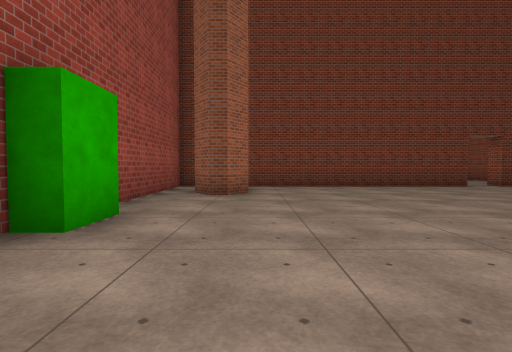
View 1 (above)

17 first-person views from a walk through a scene from a Unity 3-D project. The camera is 1.2 m above the floor, tilts 2° down and sees 85° across. Doors are open. The floor is counted in squares, 2 m on a side. Each view is taken from the middle of a square. On the plan, view 1 faces up. The plan holds only what a view shows up to about 9 squares ahead; the rest is blank. The place goes on beyond the plan. The player character is not drawn. Some animated figures are left out. Surface patterns are stand-ins for the level's own textures.

View 2
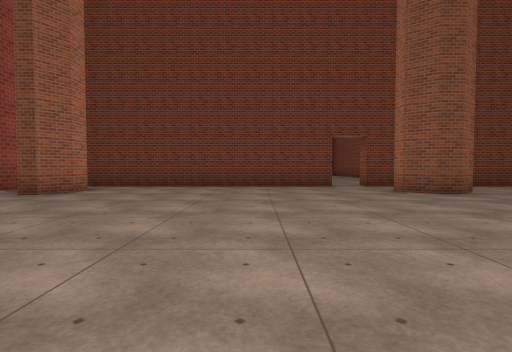

View 3
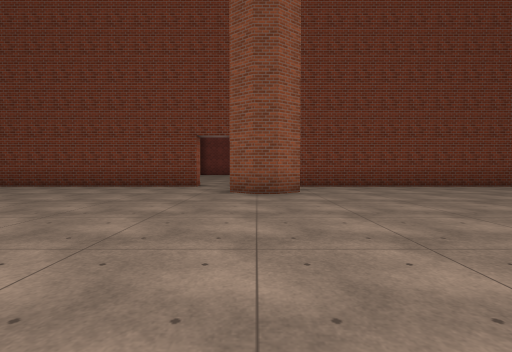

View 4
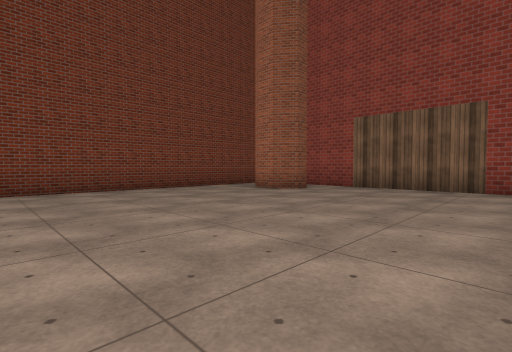

View 5
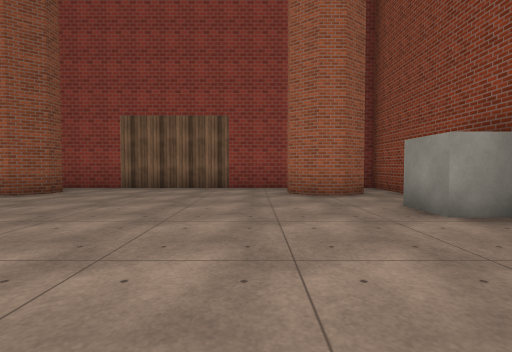

View 6
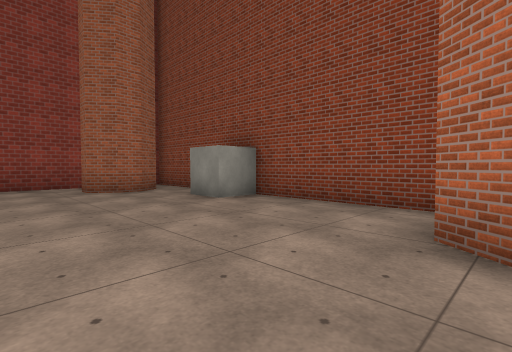

View 7
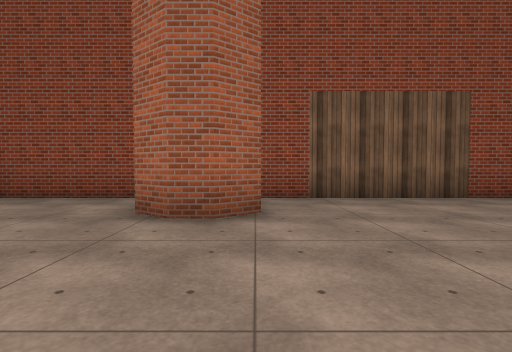

View 8
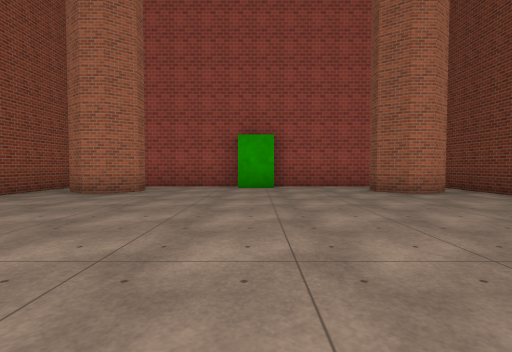

View 9
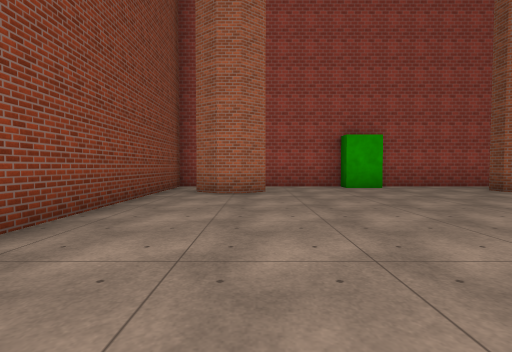

View 10
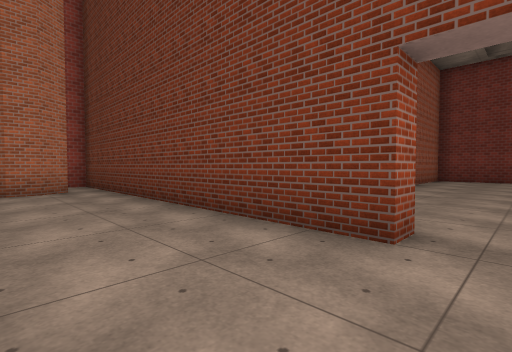

View 11
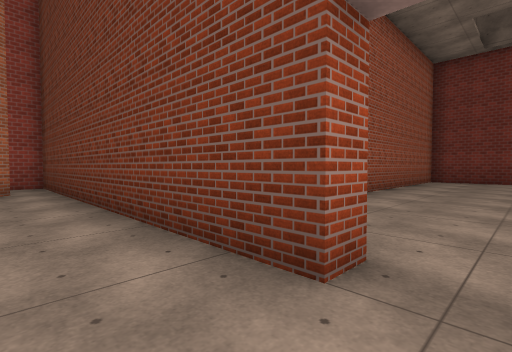

View 12
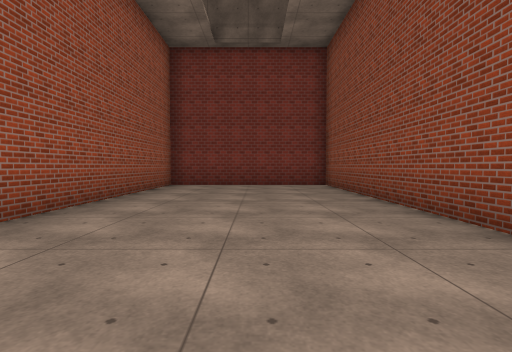

View 13
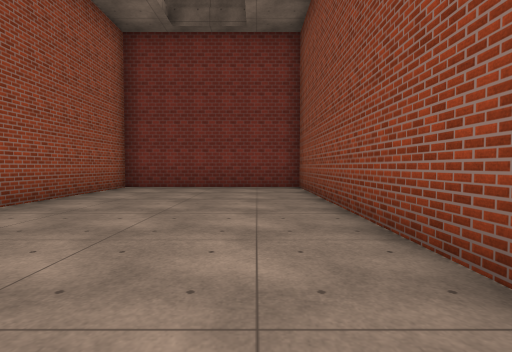

View 14
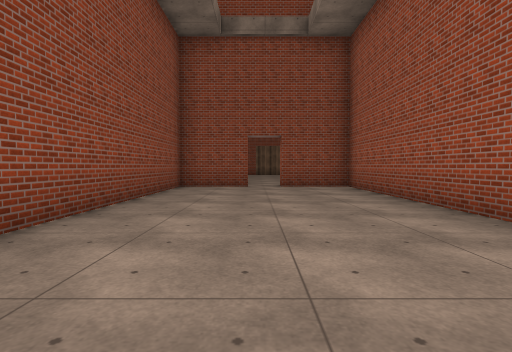

View 15
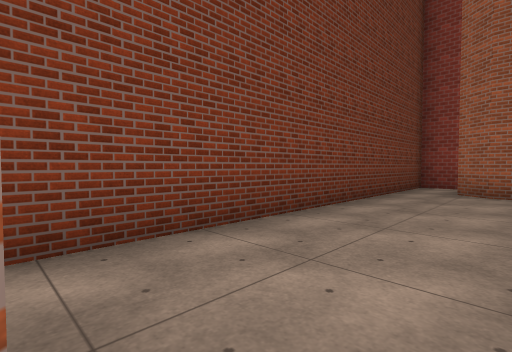

View 16
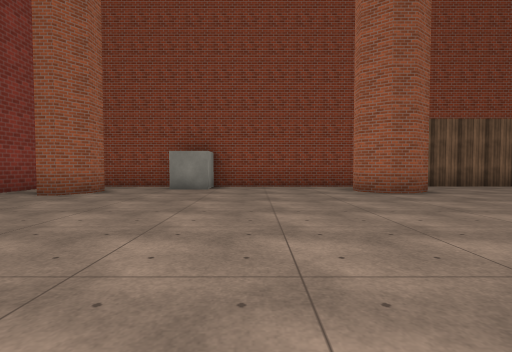

View 17
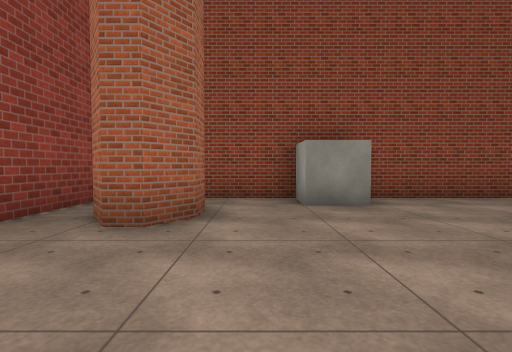

### Floor plan
Ten units are one square. View 1 is at (0, 0); x grows to the right and y downward. Boxes are objects, and circles mark ways between rooms. Rooms are numbered by the first view taken in them; rooms with no view inside come last. Other rooms are left out.
<svg viewBox="-30 -195 212 222">
<path fill="none" stroke="#000" d="M79 6 85 2 90 2 96 6 96 10M90 -65 85 -61 79 -61 73 -66 73 -69M63 -82 -5 -82M166 -55 161 -55 157 -61 157 -66 161 -71M162 15 157 8 157 3 161 -3 165 -3 169 3M-10 -3 -6 -3 -2 3 -2 9 -6 14M-6 -75 -2 -69 -2 -64 -6 -58 -10 -58M-5 22 177 22 177 -82 73 -82M-22 -55 -22 -5M73 -82 73 -87 93 -87 93 -190 43 -190 43 -87 63 -87 63 -82M-10 -58 -14 -65M-5 -82 -22 -82 -22 -55M-22 -5 -22 22 -5 22"/>
<rect x="-25" y="-35" width="10" height="10" fill="#bbb"><title>green block</title></rect>
<circle cx="70" cy="-85" r="3" fill="#2a7"/>
<circle cx="-10" cy="-80" r="3" fill="#2a7"/>
<circle cx="-20" cy="-65" r="3" fill="#2a7"/>
<circle cx="-10" cy="20" r="3" fill="#2a7"/>
<circle cx="-20" cy="5" r="3" fill="#2a7"/>
<text x="80" y="-30">1</text>
<text x="70" y="-140">2</text>
<text x="-20" y="-70">3</text>
<text x="-20" y="10">4</text>
</svg>
Room 1 opens to room 2. Room 1 opens to room 3. Room 1 opens to room 4.

Where each view was taken, in squares from view 1:
view 1: 0 up, 0 right, facing up
view 2: 0 up, 4 right, facing up
view 3: 0 up, 8 right, facing up
view 4: 1 up, 10 right, facing up-right
view 5: 1 up, 10 right, facing right
view 6: 2 up, 9 right, facing down-right
view 7: 3 up, 8 right, facing down
view 8: 3 up, 6 right, facing left
view 9: 0 up, 6 right, facing left
view 10: 6 up, 7 right, facing up-left
view 11: 7 up, 7 right, facing up-left
view 12: 10 up, 7 right, facing up
view 13: 11 up, 8 right, facing up
view 14: 17 up, 7 right, facing down
view 15: 6 up, 9 right, facing up-right
view 16: 6 up, 12 right, facing down
view 17: 3 up, 15 right, facing down
